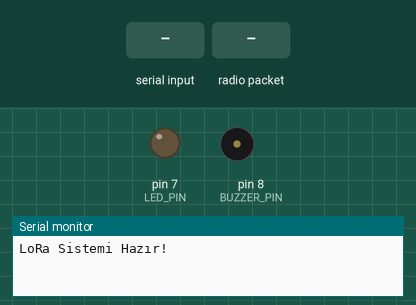
Simulated run of this sketch. Board: Arduino Uno, built with avr-gcc and run on an emulated ATmega328P. On the bench: output pins drawn as LEDs (lit = HIGH), buzzer (waves = sounding), the last lines printed to the serial monitor. Dashed ring = blinking. The inputs (shaded band) are chosen by the test bench. No radio packets arrive unless stated.

Above: at 1.2 s.
1.3 s: "1\n" received over Serial
At 1.7 s:
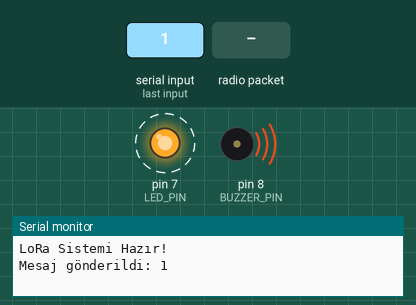
4.3 s: radio packet "1" arrives
Timing chart, 0 to 12.4 s (numbered marks = the images above; inputs shaded):
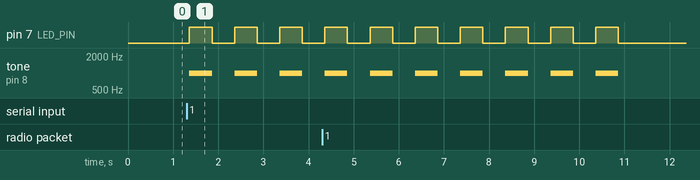

Measured:
- after the input at 1.3 s, pin 7 (LED_PIN): alternates HIGH for 0.50 s and LOW for 0.50 s, starting after 0.06 s; tone on pin 8 (BUZZER_PIN): alternates 1000 Hz for 0.50 s and silent for 0.50 s, starting after 0.06 s

The sketch:

lora_alert.ino
```cpp
#include <LoRa.h>
#include <SPI.h>

// LoRa pin tanımlamaları
#define SS_PIN 10
#define RST_PIN 9
#define DIO0_PIN 2
#define BUZZER_PIN 8
#define LED_PIN 7

// Durum değişkenleri
bool alarmActive = false;
unsigned long lastAlarmTime = 0;

void setup() {
  Serial.begin(9600);
  while (!Serial);

  // Pin modlarını ayarla
  pinMode(BUZZER_PIN, OUTPUT);
  pinMode(LED_PIN, OUTPUT);

  // LoRa başlatma
  LoRa.setPins(SS_PIN, RST_PIN, DIO0_PIN);

  // LoRa frekans ve güç ayarları
  if (!LoRa.begin(915E6)) {
    Serial.println("LoRa başlatılamadı!");
    while (1) {
      digitalWrite(LED_PIN, HIGH);
      delay(300);
      digitalWrite(LED_PIN, LOW);
      delay(300);
    }
  }

  // LoRa ayarlarını optimize et
  LoRa.setSpreadingFactor(12);    // Daha uzun menzil için
  LoRa.setSignalBandwidth(125E3); // Bant genişliği
  LoRa.setCodingRate4(8);         // Hata düzeltme
  LoRa.setTxPower(20);            // Maksimum güç (20dBm)

  Serial.println("LoRa Sistemi Hazır!");
}

void loop() {
  // Raspberry Pi'den gelen verileri dinle
  if (Serial.available()) {
    String message = Serial.readStringUntil('\n');
    sendLoRaMessage(message);
    handleAlarm(true);
  }

  // LoRa mesajlarını dinle (diğer nodlardan gelen)
  receiveLoRaMessage();

  // Alarm durumunu kontrol et
  updateAlarm();
}

void sendLoRaMessage(String message) {
  LoRa.beginPacket();
  LoRa.print(message);
  LoRa.endPacket();

  // Gönderim onayı
  Serial.println("Mesaj gönderildi: " + message);
}

void receiveLoRaMessage() {
  int packetSize = LoRa.parsePacket();
  if (packetSize) {
    String incoming = "";
    while (LoRa.available()) {
      incoming += (char)LoRa.read();
    }
    Serial.println("Alınan: " + incoming);
  }
}

void handleAlarm(bool activate) {
  alarmActive = activate;
  lastAlarmTime = millis();
}

void updateAlarm() {
  if (alarmActive) {
    // Alarm sesi ve ışık paterni
    if ((millis() - lastAlarmTime) < 10000) { // 10 saniyelik alarm
      digitalWrite(LED_PIN, HIGH);
      tone(BUZZER_PIN, 1000, 500);
      delay(500);
      digitalWrite(LED_PIN, LOW);
      noTone(BUZZER_PIN);
      delay(500);
    } else {
      alarmActive = false;
      digitalWrite(LED_PIN, LOW);
      noTone(BUZZER_PIN);
    }
  }
}
```
